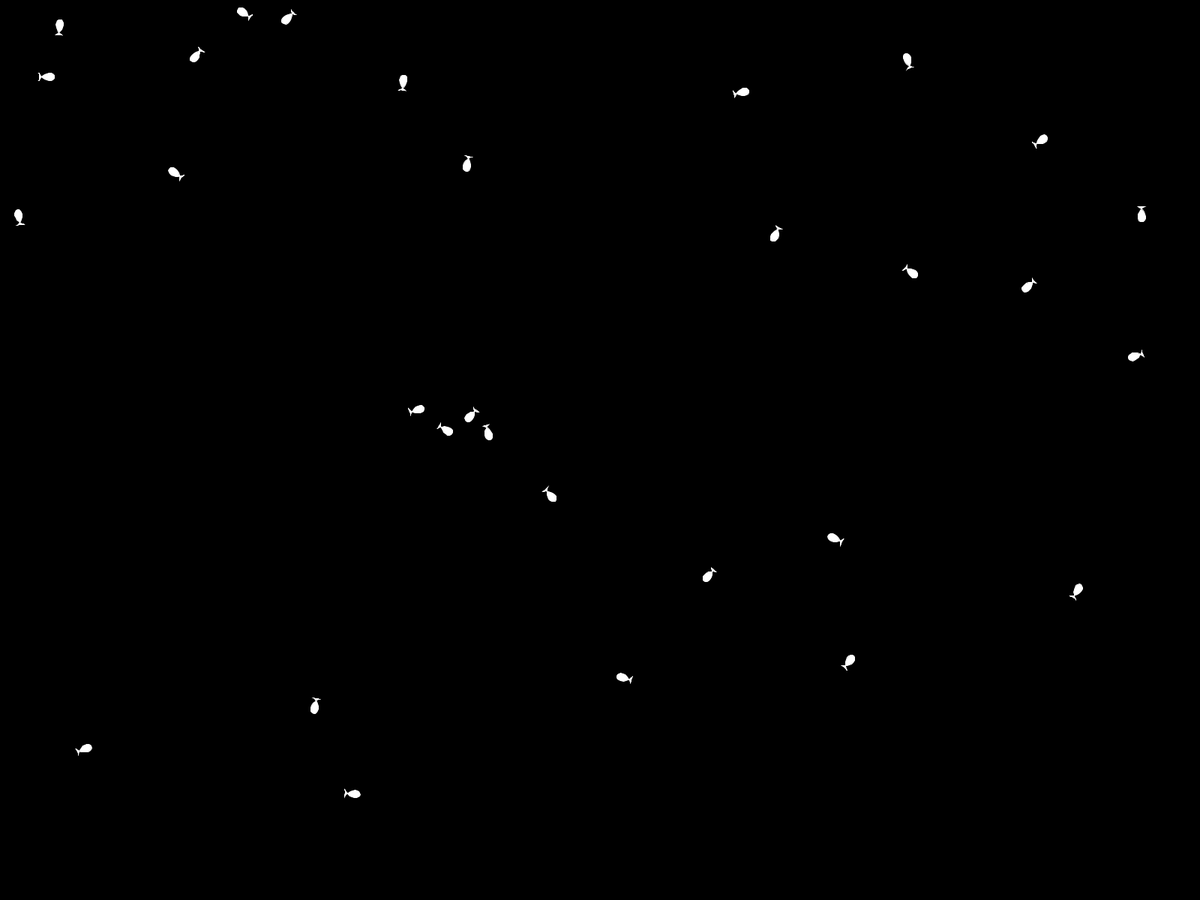
Frame 1 (no input)
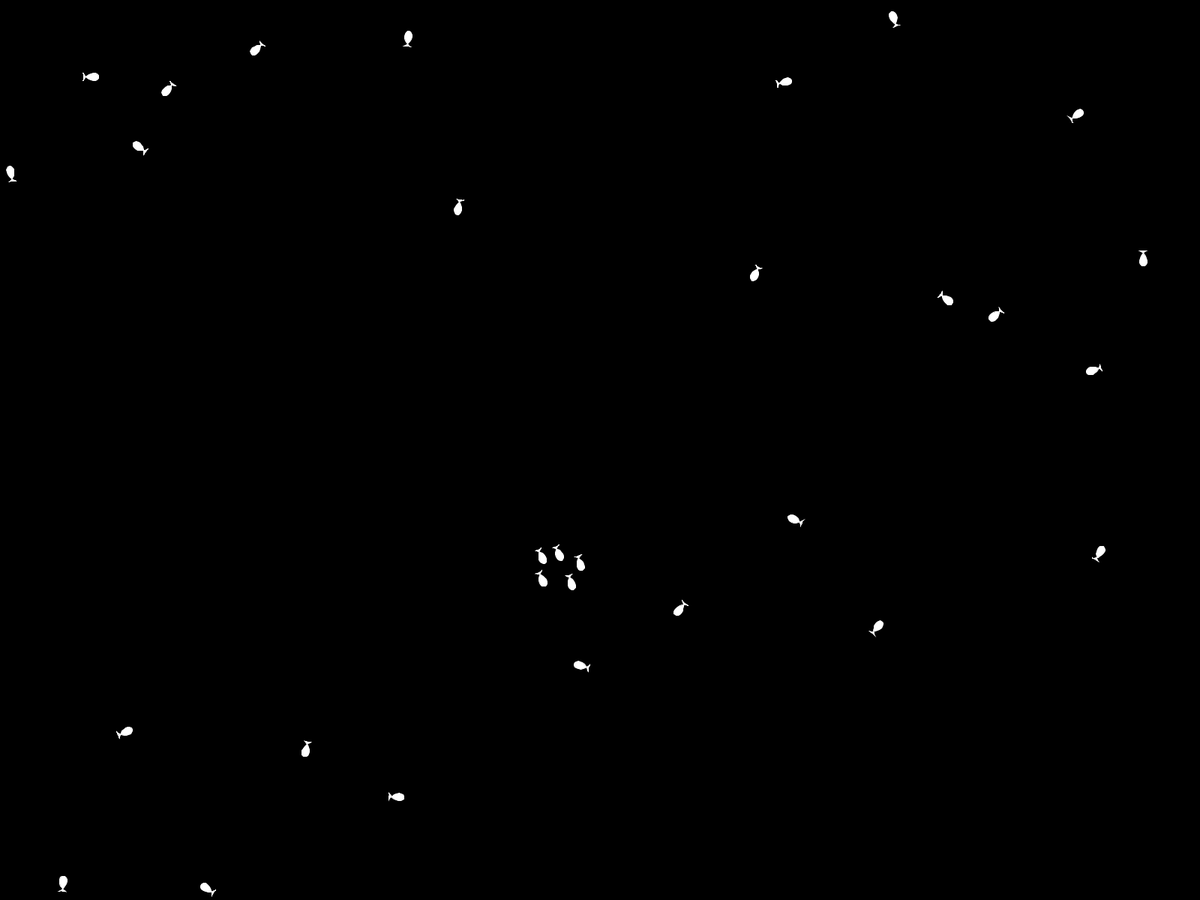
Frame 60 (the mouse pressed at the canvas centre just before this capture)
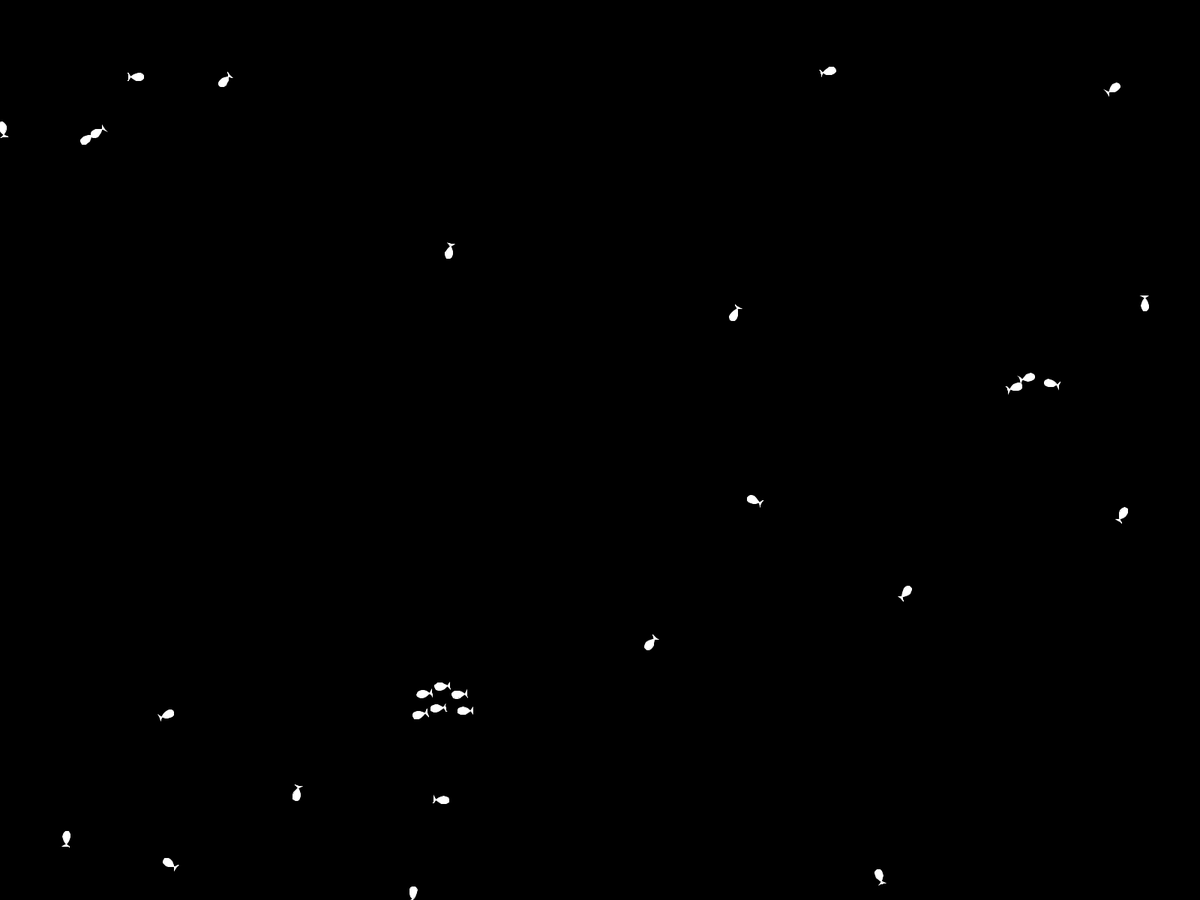
Frame 120 (the mouse held since frame 60 and released just before this capture)

The Processing sketch that drew these frames (run headless with seeded random() and noise(); from frame 60 on, the mouse is pressed at the canvas centre):

// Processing sketch: butterflies
// ── butterflies.pde
// Butterfly
ArrayList<Fish> flock = new ArrayList<Fish>();
void setup(){
  fullScreen();
  float randX;
  float randY;
  for (int i = 0; i < 30; i++){
    randX = random(width);
    randY = random(height);
    flock.add(new Fish(randX, randY));
  }
}

void draw(){
  //translate(width/2, height/2);
  background(0);
  stroke(255);
  
  for (Fish b: flock){
    b.update(flock);
    b.render();
  }
}

class Fish{
  //float offset = 0.5;
  //float step = 0.01;
  //float rFact = 10;
  
  PVector position;
  PVector velocity;
  
  float maxSpeed = 5;
  float maxSteer = 0.3;
  
  Fish(float x, float y){
    this.position = new PVector(x,y);
    this.velocity = PVector.random2D();
  }
  
  void update(ArrayList<Fish> others){
    PVector acceleration = getForce(others);
    velocity.add(acceleration);
    velocity.limit(maxSpeed);
    position.add(velocity);
    borders();
  }
  
  void borders() {
    if (position.x < 0) position.x = width;
    if (position.y < 0) position.y = height;
    if (position.x > width) position.x = 0;
    if (position.y > height) position.y = 0;
  }
  
  PVector rotatePara(float x, float y, float theta){
    //https://math.stackexchange.com/questions/245859/rotating-parametric-curve
    float newX = x * cos(theta) - y * sin(theta);
    float newY = x * sin(theta) + y * cos(theta);
    return new PVector(newX, newY);
  }
  
  void render(){
    float direction = velocity.heading();
    int points = 30;
    float r = 10;
    beginShape();
    for (int i = 0; i < points; i++){
      //https://en.wikipedia.org/wiki/Fish_curve
      float t = map(i, 0, points, 0, TWO_PI);
      float x = r * cos(t) - (r * sq(sin(t))) / sqrt(2);
      float y = r * cos(t) * sin(t);
      
      PVector rotated = rotatePara(x, y, direction);
      vertex(rotated.x + position.x, rotated.y + position.y);
      
     
      
      //vertex(x + position.x , y + position.y);
      
    }
    endShape(CLOSE);
  }
  
  PVector getForce(ArrayList<Fish> others){
    //adapted from https://processing.org/examples/flocking.html
    
    PVector seperation = new PVector(0,0);
    PVector alignment = new PVector(0,0);
    PVector cohesion = new PVector(0,0);
    
    float sepDist = 25;
    PVector sepAvg = new PVector(0,0);
    float sepCount = 0;
    
    float cohDist = 50;
    PVector cohAvg = new PVector(0,0);
    float cohCount = 0;
    
    float aliDist = 50;
    PVector aliAvg = new PVector(0,0);
    float aliCount = 0;
    
    //add these 3 vectors to acceleration and use euler integration
    for (Fish b : others){
      float distance = PVector.dist(position, b.position);
      
      //seperation check
      if (distance > 0 && distance < sepDist){
        PVector diff = PVector.sub(position, b.position);
        diff.normalize();
        diff.div(distance);
        sepAvg.add(diff);
        sepCount++;
      }
      
      //cohesion check
      if (distance > 0 && distance < cohDist){
        cohAvg.add(b.position);
        cohCount++;
      }
      
      // alignment check
      if (distance > 0 && distance < aliDist){
        aliAvg.add(b.velocity);
        aliCount++;
      }
    }
    
    // seperation calculations
    if (sepCount > 0){
      sepAvg.div(sepCount);
      sepAvg.setMag(maxSpeed);
      seperation = sepAvg.sub(velocity);
      seperation.limit(maxSteer);
    }
    
    // cohesion calculations
    if (cohCount > 0){
      cohAvg.div(cohCount);
      cohesion = seek(cohAvg);
    } 
    
    // alignment calculations
    if (aliCount > 0){
      aliAvg.div(aliCount);
      aliAvg.setMag(maxSpeed);
      alignment = aliAvg.sub(velocity);
      alignment.limit(maxSteer);
    }
    
    // apply weights
    alignment.mult(1.1);
    cohesion.mult(0.8);
    seperation.mult(1.5);
    
    
    PVector force = PVector.add(alignment, cohesion);
    force.add(seperation);
    return force;
  }
  
  PVector seek(PVector target){
    PVector desired = PVector.sub(target, position);
    desired.setMag(maxSpeed);
    
    PVector steer = PVector.sub(desired, velocity);
    steer.limit(maxSteer);
    return steer;
  }
}
